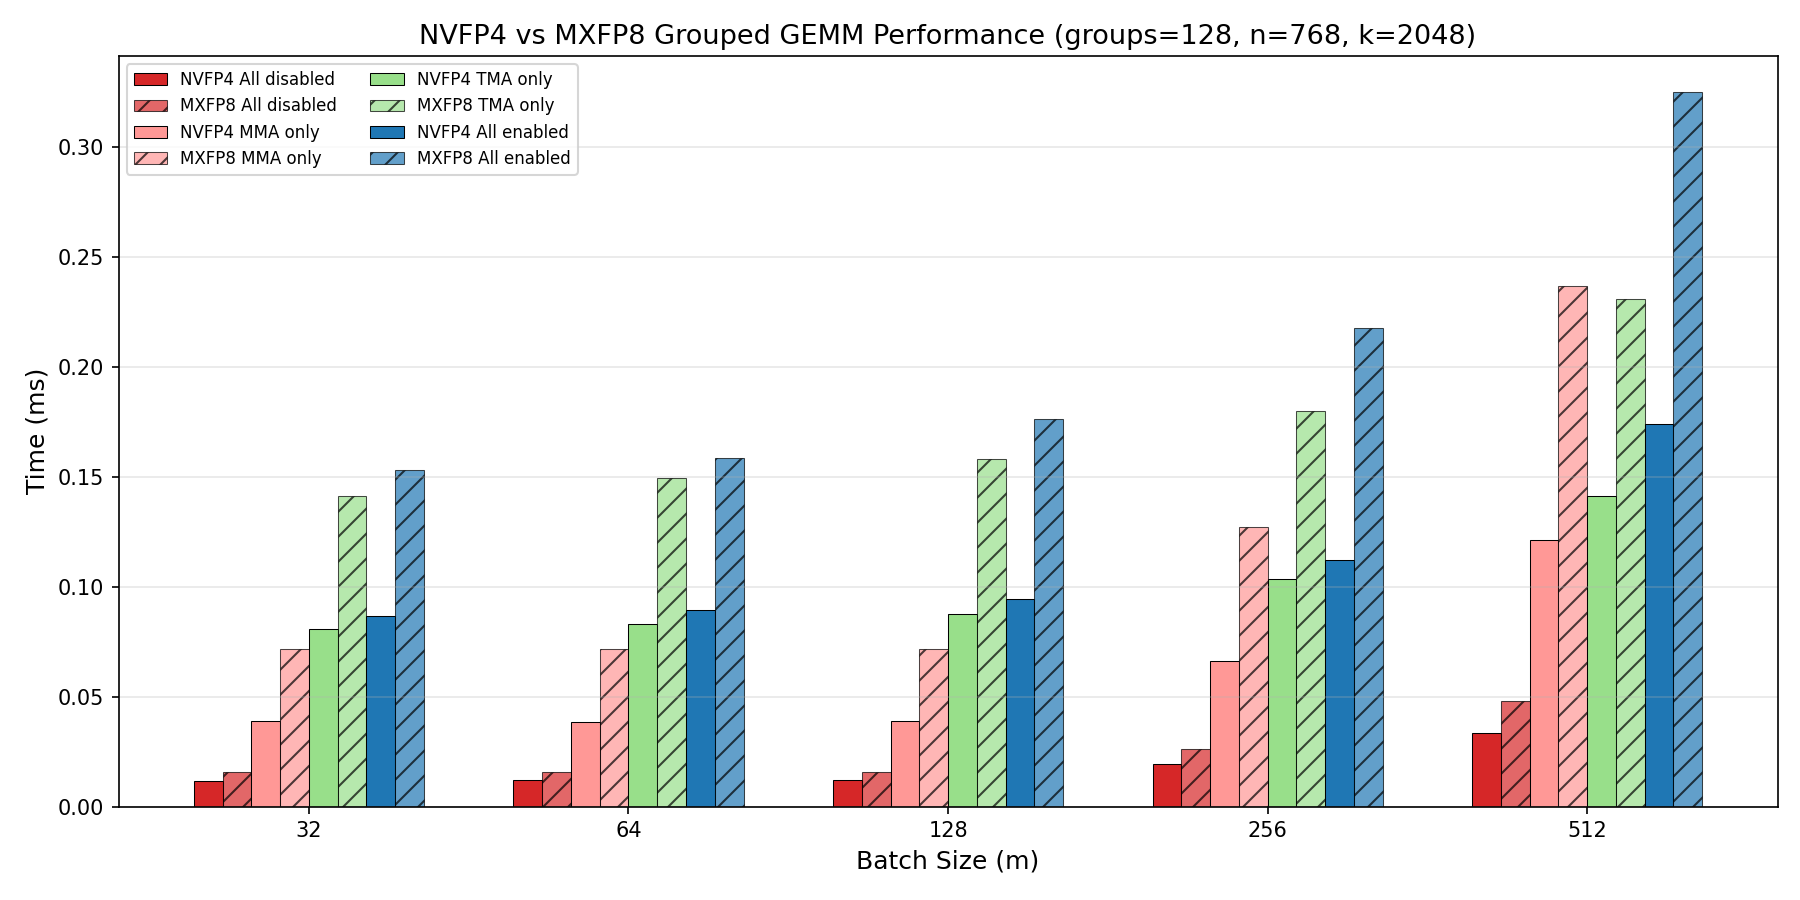

Recreate this plot in Python.
#!/usr/bin/env python3
"""
Compare NVFP4 vs MXFP8 grouped GEMM performance at groups=128.
8 bars per batch size: 4 schemes x 2 precisions.
NVFP4 = solid fill, MXFP8 = "/" hatching. Same color per scheme.
"""

import json
import matplotlib.pyplot as plt
import numpy as np
from pathlib import Path

SCRIPT_DIR = Path(__file__).parent
M_VALUES = [32, 64, 128, 256, 512]
GROUPS = "128"

# 4 schemes in order
SCHEMES = [
    ("mma=1,tma=1,epi=1", "All disabled"),
    ("mma=0,tma=1,epi=1", "MMA only"),
    ("mma=1,tma=0,epi=1", "TMA only"),
    ("mma=0,tma=0,epi=0", "All enabled"),
]

# Colors from analyze.py
COLORS = ["#d62728", "#ff9896", "#98df8a", "#1f77b4"]


def load_sorted(subdir):
    with open(SCRIPT_DIR / subdir / "results_sorted.json") as f:
        return json.load(f)


def make_plot(nvfp4_dir, mxfp8_dir, title_suffix, out_name):
    nvfp4 = load_sorted(nvfp4_dir)
    mxfp8 = load_sorted(mxfp8_dir)

    fig, ax = plt.subplots(figsize=(12, 6))

    n_m = len(M_VALUES)
    n_bars = 8  # 4 schemes x 2 precisions
    bar_width = 0.09
    x = np.arange(n_m)

    for i, (key, label) in enumerate(SCHEMES):
        # NVFP4 (solid)
        nvfp4_times = [nvfp4[GROUPS][str(m)][key] for m in M_VALUES]
        offset_nv = (2 * i - (n_bars - 1) / 2) * bar_width
        ax.bar(
            x + offset_nv,
            nvfp4_times,
            bar_width,
            label=f"NVFP4 {label}",
            color=COLORS[i],
            edgecolor="black",
            linewidth=0.5,
        )

        # MXFP8 (hatched)
        mxfp8_times = [mxfp8[GROUPS][str(m)][key] for m in M_VALUES]
        offset_mx = (2 * i + 1 - (n_bars - 1) / 2) * bar_width
        ax.bar(
            x + offset_mx,
            mxfp8_times,
            bar_width,
            label=f"MXFP8 {label}",
            color=COLORS[i],
            edgecolor="black",
            linewidth=0.5,
            hatch="//",
            alpha=0.7,
        )

    ax.set_xlabel("Batch Size (m)", fontsize=12)
    ax.set_ylabel("Time (ms)", fontsize=12)
    ax.set_title(
        f"NVFP4 vs MXFP8 Grouped GEMM Performance{title_suffix} (groups=128, n=768, k=2048)",
        fontsize=13,
    )
    ax.set_xticks(x)
    ax.set_xticklabels(M_VALUES)
    ax.legend(fontsize=8, ncol=2, loc="upper left")
    ax.grid(axis="y", alpha=0.3)
    ax.set_ylim(bottom=0)

    plt.tight_layout()
    out = SCRIPT_DIR / out_name
    plt.savefig(out, dpi=150)
    plt.close()
    print(f"Saved: {out}")


if __name__ == "__main__":
    make_plot("ori", "mxfp8_ori", "", "compare_nvfp4_mxfp8.png")
    make_plot("n32", "mxfp8_n32", " [N32]", "compare_nvfp4_mxfp8_n32.png")
